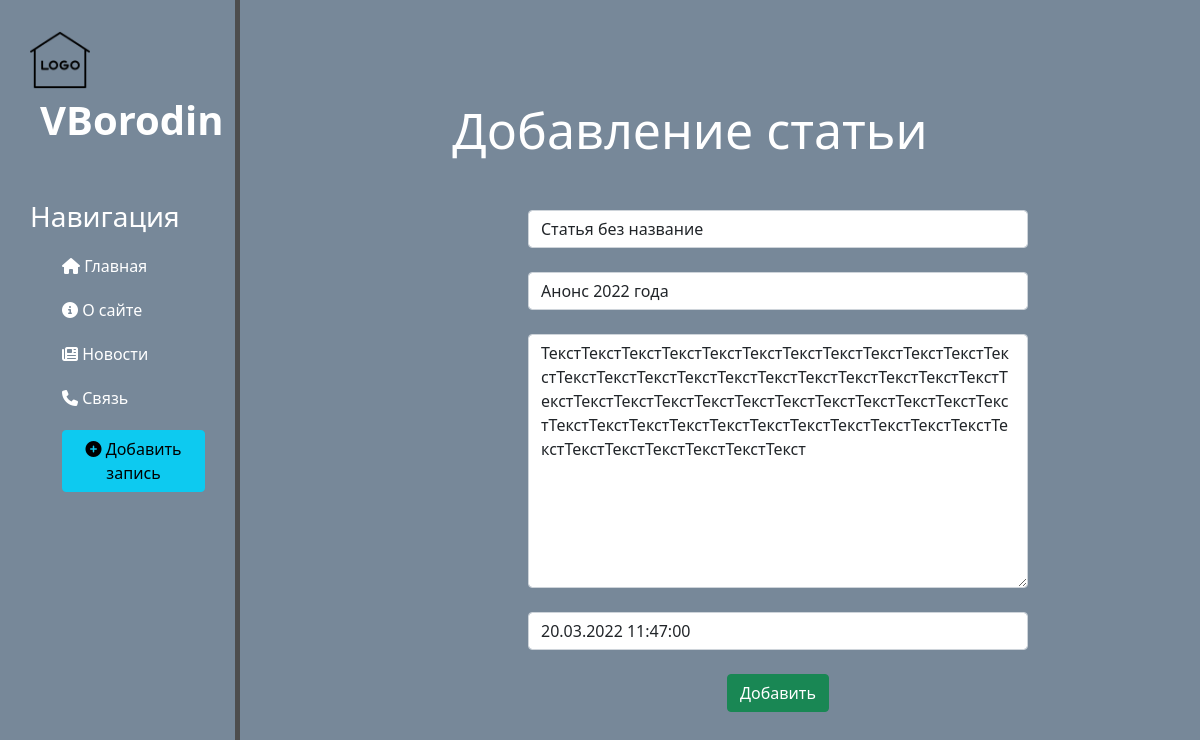
The page /news/4/update on the database as committed earlier.
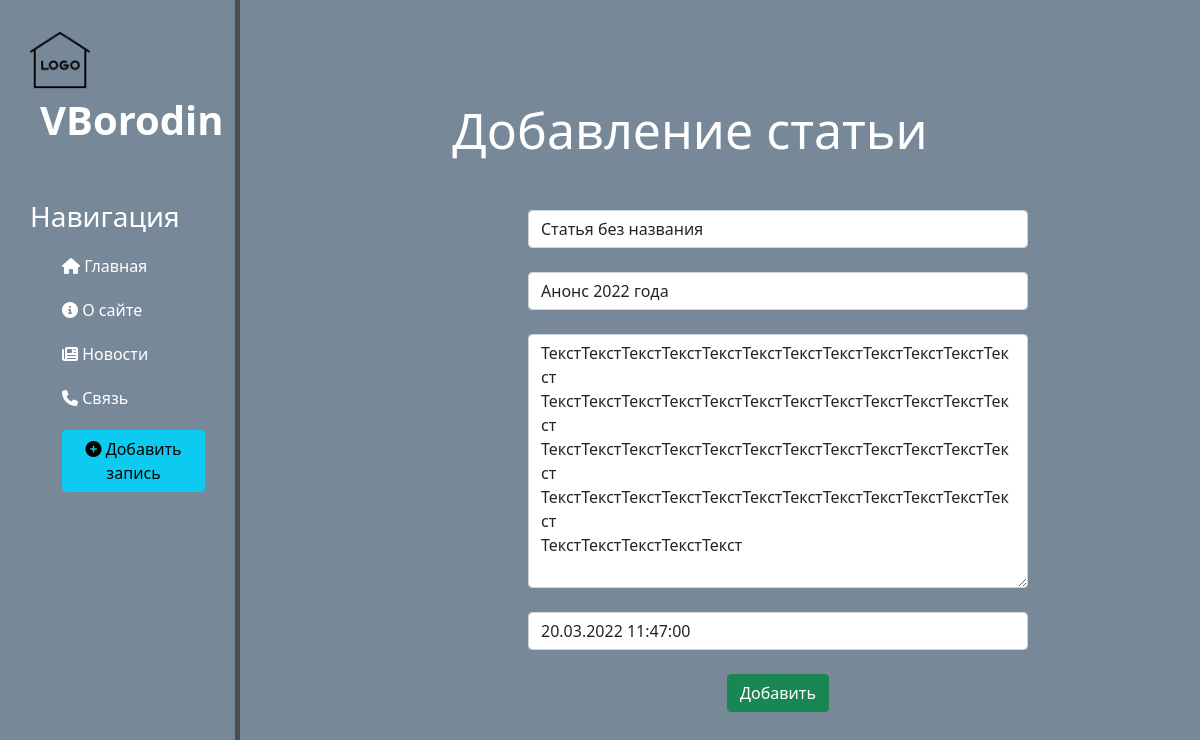
The same page on the database as committed later.
### news/models.py (models this page shows, shortened)
class Articles(models.Model):
    title = models.CharField('Название', max_length=50)
    anons = models.CharField('Анонс', max_length=250)
    full_text = models.TextField('Текст статьи')
    date = models.DateTimeField('Дата публикации')
    class Meta:
        verbose_name = 'Новость'
        verbose_name_plural = 'Новости'

### news/views.py (the view)
# urls.py: path('<int:pk>/update', views.NewsUpdateView.as_view(), name='news-update'),
class NewsUpdateView(UpdateView):
    model = Articles
    template_name = 'news/create.html'
    form_class = ArticlesForm

### news/forms.py
class ArticlesForm(ModelForm):
    class Meta:
        model = Articles
        fields = ['title', 'anons', 'full_text', 'date']
        widgets = {
            'title': TextInput(attrs={
                'class': 'form-control',
                'placeholder': 'Название статьи'
            }),
            'anons': TextInput(attrs={
                'class': 'form-control',
                'placeholder': 'Анонс статьи'
            }),
            'date': DateTimeInput(attrs={
                'class': 'form-control',
                'placeholder': 'Дата публикации'
            }),
            'full_text': Textarea(attrs={
                'class': 'form-control',
                'placeholder': 'Текст статьи'
            })
        }

### news/templates/news/create.html (shortened to what this page needs)
{% extends 'main/layout.html' %}
{% block content %}
    <div class="features">
        <h1>Добавление статьи</h1>
        <form method="post">
            {{ form.title }}<br>
            {{ form.anons }}<br>
            {{ form.full_text }}<br>
            {{ form.date }}<br>
            <button class="btn btn-success" type="submit">Добавить</button>
        </form>
    </div>
{% endblock %}

Rows that differ between the two databases and show on the page:
changed Articles: title "Статья без название" → "Статья без названия"; full_text "ТекстТекстТекстТекстТекстТекстТекстТекстТекстТекстТекстТекстТекстТекстТекстТекстТекстТекстТекстТекстТекстТекстТекстТекстТекстТекстТекстТекстТекстТекстТекстТекстТекстТекстТекстТекстТекстТекстТекстТекстТекстТекстТекстТекстТекстТекстТекстТекстТекстТекстТекстТекстТекст" → "ТекстТекстТекстТекстТекстТекстТекстТекстТекстТекстТекстТекст ТекстТекстТекстТекстТекстТекстТекстТекстТекстТекстТекстТекст ТекстТекстТекстТекстТекстТекстТекстТекстТекстТекстТекстТекст ТекстТекстТекстТекстТекстТекстТекстТекстТекстТекстТекстТекст ТекстТекстТекстТекстТекст"
